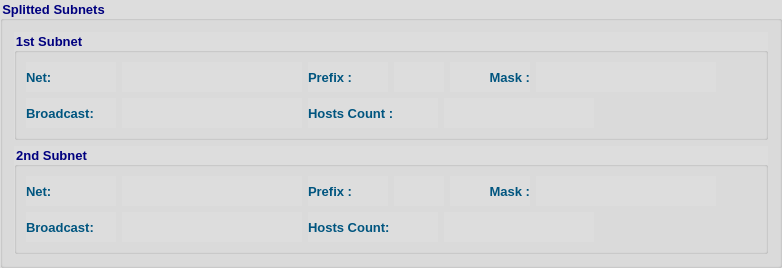
    <widget class="QGroupBox" name="gb">
     <property name="font">
      <font>
       <family>Tahoma</family>
       <pointsize>10</pointsize>
       <weight>75</weight>
       <bold>true</bold>
      </font>
     </property>
     <property name="styleSheet">
      <string notr="true">color: rgb(0, 0, 127);
background-color: rgb(221, 221, 221);</string>
     </property>
     <property name="title">
      <string>Splitted Subnets</string>
     </property>
     <layout class="QVBoxLayout" name="verticalLayout">
      <item>
       <widget class="QGroupBox" name="ipGB_2">
        <property name="font">
         <font>
          <family>Tahoma</family>
          <pointsize>10</pointsize>
          <weight>75</weight>
          <bold>true</bold>
         </font>
        </property>
        <property name="styleSheet">
         <string notr="true">color: rgb(0, 0, 127);</string>
        </property>
        <property name="title">
         <string>1st Subnet</string>
        </property>
        <layout class="QVBoxLayout" name="verticalLayout_4">
         <item>
          <layout class="QHBoxLayout" name="horizontalLayout_14">
           <item>
            <widget class="QLabel" name="label_8">
             <property name="minimumSize">
              <size>
               <width>90</width>
               <height>30</height>
              </size>
             </property>
             <property name="maximumSize">
              <size>
               <width>90</width>
               <height>30</height>
              </size>
             </property>
             <property name="font">
              <font>
               <family>Tahoma</family>
               <pointsize>10</pointsize>
               <weight>75</weight>
               <bold>true</bold>
              </font>
             </property>
             <property name="styleSheet">
              <string notr="true">color: rgb(0, 85, 127);</string>
             </property>
             <property name="text">
              <string>Net:</string>
             </property>
            </widget>
           </item>
           <item>
            <widget class="QLabel" name="netLbl1">
             <property name="minimumSize">
              <size>
               <width>180</width>
               <height>30</height>
              </size>
             </property>
             <property name="maximumSize">
              <size>
               <width>500</width>
               <height>30</height>
              </size>
             </property>
             <property name="font">
              <font>
               <family>Tahoma</family>
               <pointsize>10</pointsize>
               <weight>75</weight>
               <bold>true</bold>
              </font>
             </property>
             <property name="styleSheet">
              <string notr="true">color: rgb(85, 0, 127);</string>
             </property>
             <property name="text">
              <string/>
             </property>
            </widget>
           </item>
           <item>
            <widget class="QLabel" name="label_13">
             <property name="minimumSize">
              <size>
               <width>80</width>
               <height>30</height>
              </size>
             </property>
             <property name="maximumSize">
              <size>
               <width>80</width>
               <height>30</height>
              </size>
             </property>
             <property name="font">
              <font>
               <family>Tahoma</family>
               <pointsize>10</pointsize>
               <weight>75</weight>
               <bold>true</bold>
              </font>
             </property>
             <property name="styleSheet">
              <string notr="true">color: rgb(0, 85, 127);</string>
             </property>
             <property name="text">
              <string>Prefix :</string>
             </property>
             <property name="alignment">
              <set>Qt::AlignLeading|Qt::AlignLeft|Qt::AlignVCenter</set>
             </property>
            </widget>
           </item>
           <item>
            <widget class="QLabel" name="prefixLbl1">
             <property name="minimumSize">
              <size>
               <width>50</width>
               <height>30</height>
              </size>
             </property>
             <property name="maximumSize">
              <size>
               <width>50</width>
               <height>30</height>
              </size>
             </property>
             <property name="font">
              <font>
               <family>Tahoma</family>
               <pointsize>10</pointsize>
               <weight>75</weight>
               <bold>true</bold>
              </font>
             </property>
             <property name="styleSheet">
              <string notr="true">color: rgb(85, 0, 127);</string>
             </property>
             <property name="text">
              <string/>
             </property>
            </widget>
           </item>
           <item>
            <widget class="QLabel" name="label_14">
             <property name="minimumSize">
              <size>
               <width>80</width>
               <height>30</height>
              </size>
             </property>
             <property name="maximumSize">
              <size>
               <width>80</width>
               <height>30</height>
              </size>
             </property>
             <property name="font">
              <font>
               <family>Tahoma</family>
               <pointsize>10</pointsize>
               <weight>75</weight>
               <bold>true</bold>
              </font>
             </property>
             <property name="styleSheet">
              <string notr="true">color: rgb(0, 85, 127);</string>
             </property>
             <property name="text">
              <string>Mask :</string>
             </property>
             <property name="alignment">
              <set>Qt::AlignRight|Qt::AlignTrailing|Qt::AlignVCenter</set>
             </property>
            </widget>
           </item>
           <item>
            <widget class="QLabel" name="maskLbl1">
             <property name="minimumSize">
              <size>
               <width>180</width>
               <height>30</height>
              </size>
             </property>
             <property name="maximumSize">
              <size>
               <width>500</width>
               <height>30</height>
              </size>
             </property>
             <property name="font">
              <font>
               <family>Tahoma</family>
               <pointsize>10</pointsize>
               <weight>75</weight>
               <bold>true</bold>
              </font>
             </property>
             <property name="styleSheet">
              <string notr="true">color: rgb(85, 0, 127);</string>
             </property>
             <property name="text">
              <string/>
             </property>
            </widget>
           </item>
           <item>
            <spacer name="horizontalSpacer_4">
             <property name="orientation">
              <enum>Qt::Horizontal</enum>
             </property>
             <property name="sizeHint" stdset="0">
              <size>
               <width>40</width>
               <height>20</height>
              </size>
             </property>
            </spacer>
           </item>
          </layout>
         </item>
         <item>
          <layout class="QHBoxLayout" name="horizontalLayout_15">
           <item>
            <widget class="QLabel" name="label_15">
             <property name="minimumSize">
              <size>
               <width>90</width>
               <height>30</height>
              </size>
             </property>
             <property name="maximumSize">
              <size>
               <width>90</width>
               <height>30</height>
              </size>
             </property>
             <property name="font">
              <font>
               <family>Tahoma</family>
               <pointsize>10</pointsize>
               <weight>75</weight>
               <bold>true</bold>
              </font>
             </property>
             <property name="styleSheet">
              <string notr="true">color: rgb(0, 85, 127);</string>
             </property>
             <property name="text">
              <string>Broadcast:</string>
             </property>
            </widget>
           </item>
           <item>
            <widget class="QLabel" name="bcLbl1">
             <property name="minimumSize">
              <size>
               <width>180</width>
               <height>30</height>
              </size>
             </property>
             <property name="maximumSize">
              <size>
               <width>500</width>
               <height>30</height>
              </size>
             </property>
             <property name="font">
              <font>
               <family>Tahoma</family>
               <pointsize>10</pointsize>
               <weight>75</weight>
               <bold>true</bold>
              </font>
             </property>
             <property name="styleSheet">
              <string notr="true">color: rgb(85, 0, 127);</string>
             </property>
             <property name="text">
              <string/>
             </property>
            </widget>
           </item>
           <item>
            <widget class="QLabel" name="label_16">
             <property name="minimumSize">
              <size>
               <width>130</width>
               <height>30</height>
              </size>
             </property>
             <property name="maximumSize">
              <size>
               <width>130</width>
               <height>30</height>
              </size>
             </property>
             <property name="font">
              <font>
               <family>Tahoma</family>
               <pointsize>10</pointsize>
               <weight>75</weight>
               <bold>true</bold>
              </font>
             </property>
             <property name="styleSheet">
              <string notr="true">color: rgb(0, 85, 127);</string>
             </property>
             <property name="text">
              <string>Hosts Count :</string>
             </property>
             <property name="alignment">
              <set>Qt::AlignLeading|Qt::AlignLeft|Qt::AlignVCenter</set>
             </property>
            </widget>
           </item>
           <item>
            <widget class="QLabel" name="hostLbl1">
             <property name="minimumSize">
              <size>
               <width>150</width>
               <height>30</height>
              </size>
             </property>
             <property name="maximumSize">
              <size>
               <width>150</width>
               <height>30</height>
              </size>
             </property>
             <property name="font">
              <font>
               <family>Tahoma</family>
               <pointsize>10</pointsize>
               <weight>75</weight>
               <bold>true</bold>
              </font>
             </property>
             <property name="styleSheet">
              <string notr="true">color: rgb(85, 0, 127);</string>
             </property>
             <property name="text">
              <string/>
             </property>
            </widget>
           </item>
           <item>
            <spacer name="horizontalSpacer_5">
             <property name="orientation">
              <enum>Qt::Horizontal</enum>
             </property>
             <property name="sizeHint" stdset="0">
              <size>
               <width>40</width>
               <height>20</height>
              </size>
             </property>
            </spacer>
           </item>
          </layout>
         </item>
        </layout>
       </widget>
      </item>
      <item>
       <widget class="QGroupBox" name="ipGB_3">
        <property name="font">
         <font>
          <family>Tahoma</family>
          <pointsize>10</pointsize>
          <weight>75</weight>
          <bold>true</bold>
         </font>
        </property>
        <property name="styleSheet">
         <string notr="true">color: rgb(0, 0, 127);</string>
        </property>
        <property name="title">
         <string>2nd Subnet</string>
        </property>
        <layout class="QVBoxLayout" name="verticalLayout_5">
         <item>
          <layout class="QHBoxLayout" name="horizontalLayout_16">
           <item>
            <widget class="QLabel" name="label_17">
             <property name="minimumSize">
              <size>
               <width>90</width>
               <height>30</height>
              </size>
             </property>
             <property name="maximumSize">
              <size>
               <width>90</width>
               <height>30</height>
              </size>
             </property>
             <property name="font">
              <font>
               <family>Tahoma</family>
               <pointsize>10</pointsize>
               <weight>75</weight>
               <bold>true</bold>
              </font>
             </property>
             <property name="styleSheet">
              <string notr="true">color: rgb(0, 85, 127);</string>
             </property>
             <property name="text">
              <string>Net:</string>
             </property>
            </widget>
           </item>
           <item>
            <widget class="QLabel" name="netLbl2">
             <property name="minimumSize">
              <size>
               <width>180</width>
               <height>30</height>
              </size>
             </property>
             <property name="maximumSize">
              <size>
               <width>500</width>
               <height>30</height>
              </size>
             </property>
             <property name="font">
              <font>
               <family>Tahoma</family>
               <pointsize>10</pointsize>
               <weight>75</weight>
               <bold>true</bold>
              </font>
             </property>
             <property name="styleSheet">
              <string notr="true">color: rgb(85, 0, 127);</string>
             </property>
             <property name="text">
              <string/>
             </property>
            </widget>
           </item>
           <item>
            <widget class="QLabel" name="label_18">
             <property name="minimumSize">
              <size>
               <width>80</width>
               <height>30</height>
              </size>
             </property>
             <property name="maximumSize">
              <size>
               <width>80</width>
               <height>30</height>
              </size>
             </property>
             <property name="font">
              <font>
               <family>Tahoma</family>
               <pointsize>10</pointsize>
               <weight>75</weight>
               <bold>true</bold>
              </font>
             </property>
             <property name="styleSheet">
              <string notr="true">color: rgb(0, 85, 127);</string>
             </property>
             <property name="text">
              <string>Prefix :</string>
             </property>
             <property name="alignment">
              <set>Qt::AlignLeading|Qt::AlignLeft|Qt::AlignVCenter</set>
             </property>
            </widget>
           </item>
           <item>
            <widget class="QLabel" name="prefixLbl2">
             <property name="minimumSize">
              <size>
               <width>50</width>
               <height>30</height>
              </size>
             </property>
             <property name="maximumSize">
              <size>
               <width>50</width>
               <height>30</height>
              </size>
             </property>
             <property name="font">
              <font>
               <family>Tahoma</family>
               <pointsize>10</pointsize>
               <weight>75</weight>
               <bold>true</bold>
              </font>
             </property>
             <property name="styleSheet">
              <string notr="true">color: rgb(85, 0, 127);</string>
             </property>
             <property name="text">
              <string/>
             </property>
            </widget>
           </item>
           <item>
            <widget class="QLabel" name="label_19">
             <property name="minimumSize">
              <size>
               <width>80</width>
               <height>30</height>
              </size>
             </property>
             <property name="maximumSize">
              <size>
               <width>80</width>
               <height>30</height>
              </size>
             </property>
             <property name="font">
              <font>
               <family>Tahoma</family>
               <pointsize>10</pointsize>
               <weight>75</weight>
               <bold>true</bold>
              </font>
             </property>
             <property name="styleSheet">
              <string notr="true">color: rgb(0, 85, 127);</string>
             </property>
             <property name="text">
              <string>Mask :</string>
             </property>
             <property name="alignment">
              <set>Qt::AlignRight|Qt::AlignTrailing|Qt::AlignVCenter</set>
             </property>
            </widget>
           </item>
           <item>
            <widget class="QLabel" name="maskLbl2">
             <property name="minimumSize">
              <size>
               <width>180</width>
               <height>30</height>
              </size>
             </property>
             <property name="maximumSize">
              <size>
               <width>500</width>
               <height>30</height>
              </size>
             </property>
             <property name="font">
              <font>
               <family>Tahoma</family>
               <pointsize>10</pointsize>
               <weight>75</weight>
               <bold>true</bold>
              </font>
             </property>
             <property name="styleSheet">
              <string notr="true">color: rgb(85, 0, 127);</string>
             </property>
             <property name="text">
              <string/>
             </property>
            </widget>
           </item>
           <item>
            <spacer name="horizontalSpacer_6">
             <property name="orientation">
              <enum>Qt::Horizontal</enum>
             </property>
             <property name="sizeHint" stdset="0">
              <size>
               <width>40</width>
               <height>20</height>
              </size>
             </property>
            </spacer>
           </item>
          </layout>
         </item>
         <item>
          <layout class="QHBoxLayout" name="horizontalLayout_17">
           <item>
            <widget class="QLabel" name="label_20">
             <property name="minimumSize">
              <size>
               <width>90</width>
               <height>30</height>
              </size>
             </property>
             <property name="maximumSize">
              <size>
               <width>90</width>
               <height>30</height>
              </size>
             </property>
             <property name="font">
              <font>
               <family>Tahoma</family>
               <pointsize>10</pointsize>
               <weight>75</weight>
               <bold>true</bold>
              </font>
             </property>
             <property name="styleSheet">
              <string notr="true">color: rgb(0, 85, 127);</string>
             </property>
             <property name="text">
              <string>Broadcast:</string>
             </property>
            </widget>
           </item>
           <item>
            <widget class="QLabel" name="bcLbl2">
             <property name="minimumSize">
              <size>
               <width>180</width>
               <height>30</height>
              </size>
             </property>
             <property name="maximumSize">
              <size>
               <width>500</width>
               <height>30</height>
              </size>
             </property>
             <property name="font">
              <font>
               <family>Tahoma</family>
               <pointsize>10</pointsize>
               <weight>75</weight>
               <bold>true</bold>
              </font>
             </property>
             <property name="styleSheet">
              <string notr="true">color: rgb(85, 0, 127);</string>
             </property>
             <property name="text">
              <string/>
             </property>
            </widget>
           </item>
           <item>
            <widget class="QLabel" name="label_21">
             <property name="minimumSize">
              <size>
               <width>130</width>
               <height>30</height>
              </size>
             </property>
             <property name="maximumSize">
              <size>
               <width>130</width>
               <height>30</height>
              </size>
             </property>
             <property name="font">
              <font>
               <family>Tahoma</family>
               <pointsize>10</pointsize>
               <weight>75</weight>
               <bold>true</bold>
              </font>
             </property>
             <property name="styleSheet">
              <string notr="true">color: rgb(0, 85, 127);</string>
             </property>
             <property name="text">
              <string>Hosts Count:</string>
             </property>
             <property name="alignment">
              <set>Qt::AlignLeading|Qt::AlignLeft|Qt::AlignVCenter</set>
             </property>
            </widget>
           </item>
           <item>
            <widget class="QLabel" name="hostLbl2">
             <property name="minimumSize">
              <size>
               <width>150</width>
               <height>30</height>
              </size>
             </property>
             <property name="maximumSize">
              <size>
               <width>150</width>
               <height>30</height>
              </size>
             </property>
             <property name="font">
              <font>
               <family>Tahoma</family>
               <pointsize>10</pointsize>
               <weight>75</weight>
               <bold>true</bold>
              </font>
             </property>
             <property name="styleSheet">
              <string notr="true">color: rgb(85, 0, 127);</string>
             </property>
             <property name="text">
              <string/>
             </property>
            </widget>
           </item>
           <item>
            <spacer name="horizontalSpacer_7">
             <property name="orientation">
              <enum>Qt::Horizontal</enum>
             </property>
             <property name="sizeHint" stdset="0">
              <size>
               <width>40</width>
               <height>20</height>
              </size>
             </property>
            </spacer>
           </item>
          </layout>
         </item>
        </layout>
       </widget>
      </item>
     </layout>
    </widget>
